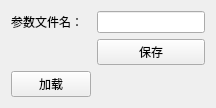
        <widget class="QWidget" name="tab_11">
         <attribute name="title">
          <string>参数保存</string>
         </attribute>
         <layout class="QGridLayout" name="gridLayout_17">
          <item row="0" column="1">
           <widget class="QLineEdit" name="lineEdit_parameterFileName">
            <property name="sizePolicy">
             <sizepolicy hsizetype="Preferred" vsizetype="Fixed">
              <horstretch>0</horstretch>
              <verstretch>0</verstretch>
             </sizepolicy>
            </property>
            <property name="toolTip">
             <string>软件会自动在参数名后添加时间</string>
            </property>
           </widget>
          </item>
          <item row="1" column="1">
           <widget class="QPushButton" name="btn_parameterSave">
            <property name="text">
             <string>保存</string>
            </property>
           </widget>
          </item>
          <item row="0" column="0">
           <widget class="QLabel" name="label_24">
            <property name="text">
             <string>参数文件名：</string>
            </property>
           </widget>
          </item>
          <item row="2" column="1">
           <widget class="QLabel" name="label_parameterPath">
            <property name="text">
             <string/>
            </property>
           </widget>
          </item>
          <item row="2" column="0">
           <widget class="QPushButton" name="btn_parameterLoad">
            <property name="text">
             <string>加载</string>
            </property>
           </widget>
          </item>
         </layout>
        </widget>
